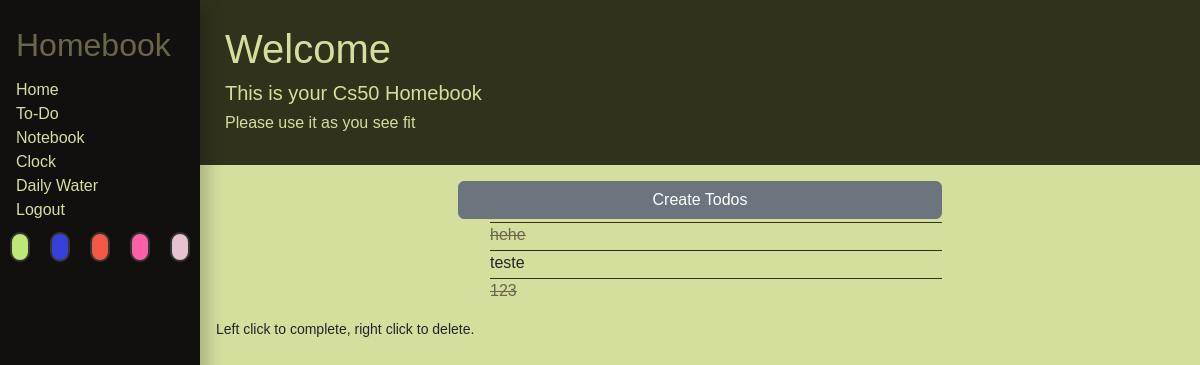
Screenshot of /todo (signed in) with the database file from the repository.
### app.py (models this page shows, shortened)
class Todo(base):
    __tablename__ = "todo"
    id = Column(Integer, primary_key=True, nullable=False)
    user_id = Column(Integer, ForeignKey('users.id'), nullable=False)
    todo_text = Column(String, nullable=False)
    date = Column(String, nullable=False)
    iscomplete = Column(Integer, nullable=False)

### app.py (the view, shortened to what this page needs)
@app.route("/todo", methods=["GET", "POST", "PUT", "DELETE"])
def checklists():
    userTodos = sqlSession.query(Todo).filter_by(user_id=session["user_id"])
    if request.method == "GET":
        if sqlSession.query(Todo).filter_by(user_id=session["user_id"]).first() == None:
            return render_template("todo.html", notodo="0")
        return render_template("todo.html", userTodos=userTodos, notodo="1")

### templates/todo.html (shortened to what this page needs)
{% extends "layout.html" %}
{% block main %}
    {% if notodo == "0" %}
        <form action="/todo" method="POST">
            <div class="center" id="removable">
            <p>Sorry, it appears you do not have any checklists yet</p>
            <p>Would like to create one?</p>
            <button id="firstCreate" class="btn btn-secondary center" type="submit">Create</button>
            </div>
        </form>
    {% else %}
    <form action="/todo" method="POST">
        <div class="center mx-auto w-auto" id="removable">
            <button id="firstCreate" class="btn btn-secondary center" type="submit">Create Todos</button>
        </div>
    </form>
    {% endif %}
    <div id="first">
        <div id="2removable">
            <ul id="todoList">
        {% for x in userTodos if x["id"] != "N/A" %}
                <form>
                    {% if x["iscomplete"] == 1 %}
                    <li data-id="{{ x["id"] }}" id="{{ x["id"] }}"class="todoElement completed"><s>{{ x["todo_text"] }}</s></li>
                    {% else %}
                    <li data-id="{{ x["id"] }}" id="{{ x["id"] }}" class="todoElement">{{ x["todo_text"] }}</li>
                    {% endif %}
                </form>
        {% endfor %}
            </ul>
            {% if notodo == "0" %}
            <small class="mx-auto w-auto center"></small>
            {% else %}
            <small class="mx-auto w-auto center">Left click to complete, right click to delete.</small>
            {% endif %}
        </div>
    </div>
{% endblock %}

### static/styles.css (style rules this page uses)
body { font-family: Helvetica, Verdana, Arial, sans-serif; }
.center { display: block; margin-left: auto; margin-right: auto; width: 50%; }
.completed { text-decoration: line-through; }
ul#todoList { list-style: none; display: block; margin-left: auto; margin-right: auto; width: 50%; }
.todoElement { margin-top: 3px; margin-bottom: 3px; }

### static/basic.css (style rules this page uses)
body { background-color: #D4DF9E; }
#todoList { background-color: #fff; }
.todoElement { border-top: 1px solid #30321C; }
.completed { color: #6B654B; }
.btn-secondary { color: #fff; background: #6c757d; border-color: #6c757d; }
::placeholder { color: #30321C; }
ul#todoList { background: #D4DF9E; }
.todoElement { background: #D4DF9E; }

### rows the page displays
Todo: todo_text "hehe"
Todo: todo_text "teste"
Todo: todo_text "123"
